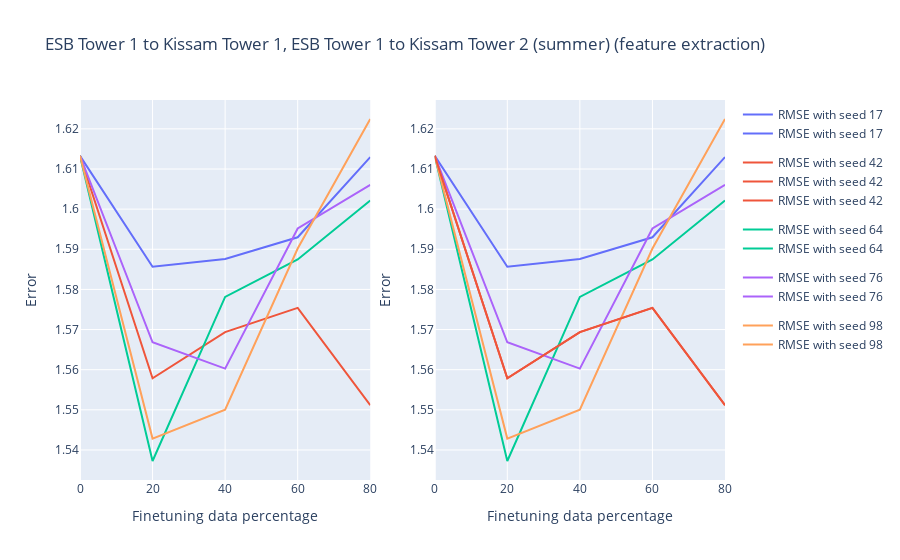
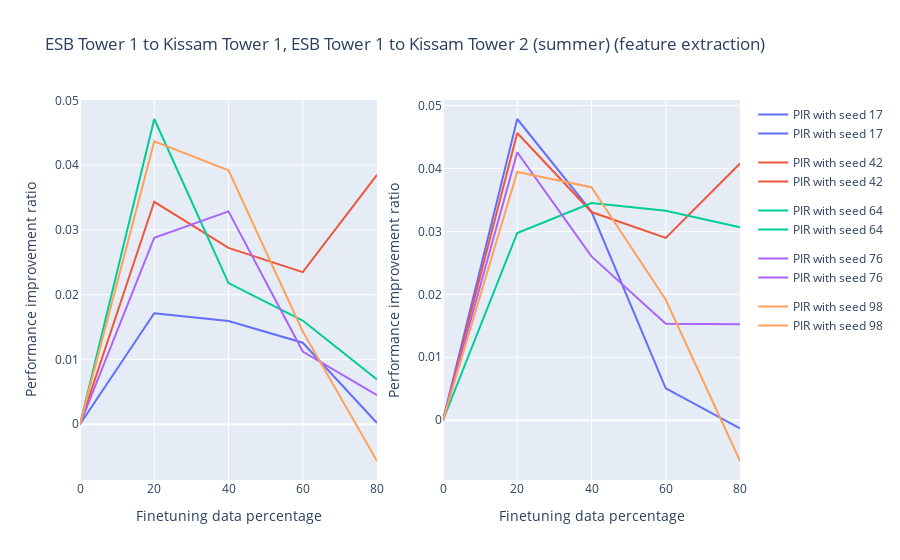

These figures' notebook cell, in order:
### Code cell
plot_multiseed_error_pir(ft_percents=ft_percents, from_building="ESB", from_tower=1, to_building="Kissam", season="summer")

### Figure 1 — Plotly figure (JSON) as saved in the notebook; plotly's stock layout.template omitted (floating-point values rounded to 4 significant figures)
{"data": [{"hovertemplate": "variable=RMSE with seed 17<br>finetuning data percentage=%{x}<br>value=%{y}<extra></extra>", "legendgroup": "RMSE with seed 17", "line": {"color": "#636efa", "dash": "solid"}, "marker": {"symbol": "circle"}, "mode": "lines", "name": "RMSE with seed 17", "orientation": "v", "showlegend": true, "type": "scatter", "x": [0, 20, 40, 60, 80], "xaxis": "x", "y": [1.613, 1.586, 1.588, 1.593, 1.613], "yaxis": "y"}, {"hovertemplate": "variable=RMSE with seed 42<br>finetuning data percentage=%{x}<br>value=%{y}<extra></extra>", "legendgroup": "RMSE with seed 42", "line": {"color": "#EF553B", "dash": "solid"}, "marker": {"symbol": "circle"}, "mode": "lines", "name": "RMSE with seed 42", "orientation": "v", "showlegend": true, "type": "scatter", "x": [0, 20, 40, 60, 80], "xaxis": "x", "y": [1.613, 1.558, 1.569, 1.575, 1.551], "yaxis": "y"}, {"hovertemplate": "variable=RMSE with seed 64<br>finetuning data percentage=%{x}<br>value=%{y}<extra></extra>", "legendgroup": "RMSE with seed 64", "line": {"color": "#00cc96", "dash": "solid"}, "marker": {"symbol": "circle"}, "mode": "lines", "name": "RMSE with seed 64", "orientation": "v", "showlegend": true, "type": "scatter", "x": [0, 20, 40, 60, 80], "xaxis": "x", "y": [1.613, 1.537, 1.578, 1.587, 1.602], "yaxis": "y"}, {"hovertemplate": "variable=RMSE with seed 76<br>finetuning data percentage=%{x}<br>value=%{y}<extra></extra>", "legendgroup": "RMSE with seed 76", "line": {"color": "#ab63fa", "dash": "solid"}, "marker": {"symbol": "circle"}, "mode": "lines", "name": "RMSE with seed 76", "orientation": "v", "showlegend": true, "type": "scatter", "x": [0, 20, 40, 60, 80], "xaxis": "x", "y": [1.613, 1.567, 1.56, 1.595, 1.606], "yaxis": "y"}, {"hovertemplate": "variable=RMSE with seed 98<br>finetuning data percentage=%{x}<br>value=%{y}<extra></extra>", "legendgroup": "RMSE with seed 98", "line": {"color": "#FFA15A", "dash": "solid"}, "marker": {"symbol": "circle"}, "mode": "lines", "name": "RMSE with seed 98", "orientation": "v", "showlegend": true, "type": "scatter", "x": [0, 20, 40, 60, 80], "xaxis": "x", "y": [1.613, 1.543, 1.55, 1.59, 1.622], "yaxis": "y"}, {"hovertemplate": "variable=RMSE with seed 17<br>finetuning data percentage=%{x}<br>value=%{y}<extra></extra>", "legendgroup": "RMSE with seed 17", "line": {"color": "#636efa", "dash": "solid"}, "marker": {"symbol": "circle"}, "mode": "lines", "name": "RMSE with seed 17", "orientation": "v", "showlegend": true, "type": "scatter", "x": [0, 20, 40, 60, 80], "xaxis": "x2", "y": [1.613, 1.586, 1.588, 1.593, 1.613], "yaxis": "y2"}, {"hovertemplate": "variable=RMSE with seed 42<br>finetuning data percentage=%{x}<br>value=%{y}<extra></extra>", "legendgroup": "RMSE with seed 42", "line": {"color": "#EF553B", "dash": "solid"}, "marker": {"symbol": "circle"}, "mode": "lines", "name": "RMSE with seed 42", "orientation": "v", "showlegend": true, "type": "scatter", "x": [0, 20, 40, 60, 80], "xaxis": "x2", "y": [1.613, 1.558, 1.569, 1.575, 1.551], "yaxis": "y2"}, {"hovertemplate": "variable=RMSE with seed 64<br>finetuning data percentage=%{x}<br>value=%{y}<extra></extra>", "legendgroup": "RMSE with seed 64", "line": {"color": "#00cc96", "dash": "solid"}, "marker": {"symbol": "circle"}, "mode": "lines", "name": "RMSE with seed 64", "orientation": "v", "showlegend": true, "type": "scatter", "x": [0, 20, 40, 60, 80], "xaxis": "x2", "y": [1.613, 1.537, 1.578, 1.587, 1.602], "yaxis": "y2"}, {"hovertemplate": "variable=RMSE with seed 76<br>finetuning data percentage=%{x}<br>value=%{y}<extra></extra>", "legendgroup": "RMSE with seed 76", "line": {"color": "#ab63fa", "dash": "solid"}, "marker": {"symbol": "circle"}, "mode": "lines", "name": "RMSE with seed 76", "orientation": "v", "showlegend": true, "type": "scatter", "x": [0, 20, 40, 60, 80], "xaxis": "x2", "y": [1.613, 1.567, 1.56, 1.595, 1.606], "yaxis": "y2"}, {"hovertemplate": "variable=RMSE with seed 98<br>finetuning data percentage=%{x}<br>value=%{y}<extra></extra>", "legendgroup": "RMSE with seed 98", "line": {"color": "#FFA15A", "dash": "solid"}, "marker": {"symbol": "circle"}, "mode": "lines", "name": "RMSE with seed 98", "orientation": "v", "showlegend": true, "type": "scatter", "x": [0, 20, 40, 60, 80], "xaxis": "x2", "y": [1.613, 1.543, 1.55, 1.59, 1.622], "yaxis": "y2"}, {"hovertemplate": "variable=RMSE with seed 42<br>finetuning data percentage=%{x}<br>value=%{y}<extra></extra>", "legendgroup": "RMSE with seed 42", "line": {"color": "#EF553B", "dash": "solid"}, "marker": {"symbol": "circle"}, "mode": "lines", "name": "RMSE with seed 42", "orientation": "v", "showlegend": true, "type": "scatter", "x": [0, 20, 40, 60, 80], "xaxis": "x2", "y": [1.613, 1.558, 1.569, 1.575, 1.551], "yaxis": "y2"}], "layout": {"showlegend": true, "title": {"text": "ESB Tower 1 to Kissam Tower 1, ESB Tower 1 to Kissam Tower 2 (summer) (feature extraction)"}, "xaxis": {"anchor": "y", "domain": [0, 0.45], "title": {"text": "Finetuning data percentage"}}, "xaxis2": {"anchor": "y2", "domain": [0.55, 1], "title": {"text": "Finetuning data percentage"}}, "yaxis": {"anchor": "x", "domain": [0, 1], "title": {"text": "Error"}}, "yaxis2": {"anchor": "x2", "domain": [0, 1], "title": {"text": "Error"}}}}

### Figure 2 — Plotly figure (JSON) as saved in the notebook; plotly's stock layout.template omitted (floating-point values rounded to 4 significant figures)
{"data": [{"hovertemplate": "variable=PIR with seed 17<br>finetuning data percentage=%{x}<br>value=%{y}<extra></extra>", "legendgroup": "PIR with seed 17", "line": {"color": "#636efa", "dash": "solid"}, "marker": {"symbol": "circle"}, "mode": "lines", "name": "PIR with seed 17", "orientation": "v", "showlegend": true, "type": "scatter", "x": [0, 20, 40, 60, 80], "xaxis": "x", "y": [0, 0.01713, 0.01593, 0.01257, 0.0001896], "yaxis": "y"}, {"hovertemplate": "variable=PIR with seed 42<br>finetuning data percentage=%{x}<br>value=%{y}<extra></extra>", "legendgroup": "PIR with seed 42", "line": {"color": "#EF553B", "dash": "solid"}, "marker": {"symbol": "circle"}, "mode": "lines", "name": "PIR with seed 42", "orientation": "v", "showlegend": true, "type": "scatter", "x": [0, 20, 40, 60, 80], "xaxis": "x", "y": [0, 0.03434, 0.02722, 0.02348, 0.03852], "yaxis": "y"}, {"hovertemplate": "variable=PIR with seed 64<br>finetuning data percentage=%{x}<br>value=%{y}<extra></extra>", "legendgroup": "PIR with seed 64", "line": {"color": "#00cc96", "dash": "solid"}, "marker": {"symbol": "circle"}, "mode": "lines", "name": "PIR with seed 64", "orientation": "v", "showlegend": true, "type": "scatter", "x": [0, 20, 40, 60, 80], "xaxis": "x", "y": [0, 0.04713, 0.02178, 0.01601, 0.006906], "yaxis": "y"}, {"hovertemplate": "variable=PIR with seed 76<br>finetuning data percentage=%{x}<br>value=%{y}<extra></extra>", "legendgroup": "PIR with seed 76", "line": {"color": "#ab63fa", "dash": "solid"}, "marker": {"symbol": "circle"}, "mode": "lines", "name": "PIR with seed 76", "orientation": "v", "showlegend": true, "type": "scatter", "x": [0, 20, 40, 60, 80], "xaxis": "x", "y": [0, 0.0288, 0.03286, 0.01122, 0.004483], "yaxis": "y"}, {"hovertemplate": "variable=PIR with seed 98<br>finetuning data percentage=%{x}<br>value=%{y}<extra></extra>", "legendgroup": "PIR with seed 98", "line": {"color": "#FFA15A", "dash": "solid"}, "marker": {"symbol": "circle"}, "mode": "lines", "name": "PIR with seed 98", "orientation": "v", "showlegend": true, "type": "scatter", "x": [0, 20, 40, 60, 80], "xaxis": "x", "y": [0, 0.04366, 0.0392, 0.01432, -0.005687], "yaxis": "y"}, {"hovertemplate": "variable=PIR with seed 17<br>finetuning data percentage=%{x}<br>value=%{y}<extra></extra>", "legendgroup": "PIR with seed 17", "line": {"color": "#636efa", "dash": "solid"}, "marker": {"symbol": "circle"}, "mode": "lines", "name": "PIR with seed 17", "orientation": "v", "showlegend": true, "type": "scatter", "x": [0, 20, 40, 60, 80], "xaxis": "x2", "y": [0, 0.04787, 0.03315, 0.005073, -0.001288], "yaxis": "y2"}, {"hovertemplate": "variable=PIR with seed 42<br>finetuning data percentage=%{x}<br>value=%{y}<extra></extra>", "legendgroup": "PIR with seed 42", "line": {"color": "#EF553B", "dash": "solid"}, "marker": {"symbol": "circle"}, "mode": "lines", "name": "PIR with seed 42", "orientation": "v", "showlegend": true, "type": "scatter", "x": [0, 20, 40, 60, 80], "xaxis": "x2", "y": [0, 0.04565, 0.03308, 0.02897, 0.0408], "yaxis": "y2"}, {"hovertemplate": "variable=PIR with seed 64<br>finetuning data percentage=%{x}<br>value=%{y}<extra></extra>", "legendgroup": "PIR with seed 64", "line": {"color": "#00cc96", "dash": "solid"}, "marker": {"symbol": "circle"}, "mode": "lines", "name": "PIR with seed 64", "orientation": "v", "showlegend": true, "type": "scatter", "x": [0, 20, 40, 60, 80], "xaxis": "x2", "y": [0, 0.02976, 0.0345, 0.0333, 0.03067], "yaxis": "y2"}, {"hovertemplate": "variable=PIR with seed 76<br>finetuning data percentage=%{x}<br>value=%{y}<extra></extra>", "legendgroup": "PIR with seed 76", "line": {"color": "#ab63fa", "dash": "solid"}, "marker": {"symbol": "circle"}, "mode": "lines", "name": "PIR with seed 76", "orientation": "v", "showlegend": true, "type": "scatter", "x": [0, 20, 40, 60, 80], "xaxis": "x2", "y": [0, 0.04258, 0.02603, 0.01533, 0.01526], "yaxis": "y2"}, {"hovertemplate": "variable=PIR with seed 98<br>finetuning data percentage=%{x}<br>value=%{y}<extra></extra>", "legendgroup": "PIR with seed 98", "line": {"color": "#FFA15A", "dash": "solid"}, "marker": {"symbol": "circle"}, "mode": "lines", "name": "PIR with seed 98", "orientation": "v", "showlegend": true, "type": "scatter", "x": [0, 20, 40, 60, 80], "xaxis": "x2", "y": [0, 0.03946, 0.03702, 0.01913, -0.006484], "yaxis": "y2"}], "layout": {"showlegend": true, "title": {"text": "ESB Tower 1 to Kissam Tower 1, ESB Tower 1 to Kissam Tower 2 (summer) (feature extraction)"}, "xaxis": {"anchor": "y", "domain": [0, 0.45], "title": {"text": "Finetuning data percentage"}}, "xaxis2": {"anchor": "y2", "domain": [0.55, 1], "title": {"text": "Finetuning data percentage"}}, "yaxis": {"anchor": "x", "domain": [0, 1], "title": {"text": "Performance improvement ratio"}}, "yaxis2": {"anchor": "x2", "domain": [0, 1], "title": {"text": "Performance improvement ratio"}}}}
